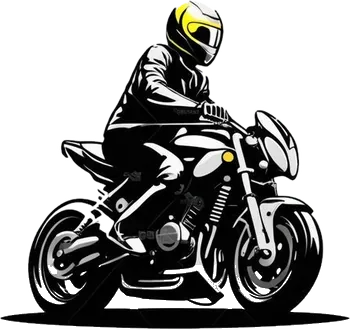
#> input picture img/onb/rider-street.webp, 350 x 330 px, found by its file name
$ python scene_bike.py
#> lines starting #> are read from the running program, lines starting #| are printed output that depends on the picture
# The calls slide's bike is baked into the scene pictures. Rebuild it from the coloured street bike
# (posterised grey, wine kept) and paint it over the old one in every scene. Position comes from tools/onb_scene.py.
import math, numpy as np
from PIL import Image, ImageFilter
def road_y(x): return 318 + math.sin(x / 260) * 16 + math.sin(x / 90) * 4
src = Image.open('img/onb/rider-street.webp').convert('RGBA')
#> src is the input picture: PIL image 350x330 RGBA; mean R, G, B, A 44.3, 44.3, 43.4, 127.6
a = np.asarray(src).astype(np.float32) / 255; rgb, al = a[..., :3], a[..., 3:]
#> after `rgb, al = (a[..., :3], a[..., 3:])`:
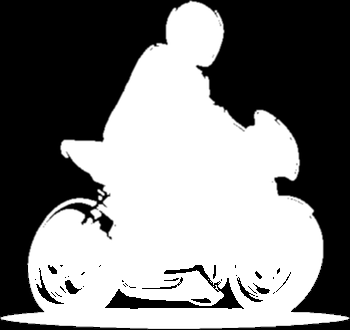
#> al: shape (330, 350, 1) float32; min 0, max 1, mean 0.5
hsv = np.asarray(Image.fromarray((rgb * 255).astype(np.uint8)).convert('HSV')).astype(np.float32) / 255
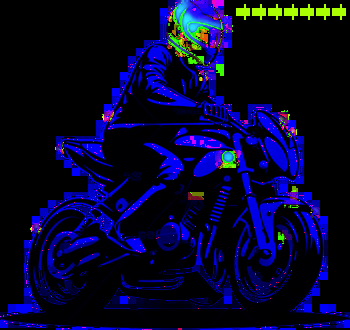
#> hsv: shape (330, 350, 3) float32; mean R, G, B 0.022, 0.0221, 0.174
lum = rgb @ np.array([.299, .587, .114], np.float32)
grey = (np.round(lum * 4) / 4)[..., None].repeat(3, 2)          # posterised like the old mono bike
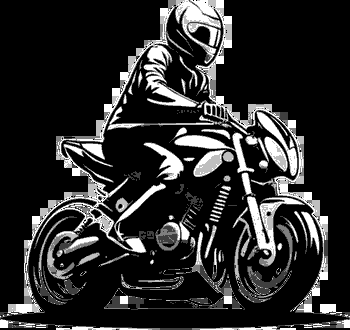
#> grey: shape (330, 350, 3) float32; min 0, max 1, mean 0.17
keep = np.clip((hsv[..., 1] - .2) / .2, 0, 1)[..., None]        # wine stays wine
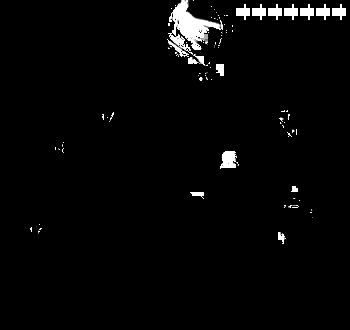
#> keep: shape (330, 350, 1) float32; min 0, max 1, mean 0.0256
mono = Image.fromarray((np.dstack([grey * (1 - keep) + rgb * keep, al]) * 255).astype(np.uint8), 'RGBA')
mono.resize((300, 283), Image.LANCZOS).save('img/onb/rider-mono.webp', quality=86, method=6)
cx = 585; W, H = 140, 132; x0, y0 = cx - W // 2, round(road_y(cx) - H)
bike = mono.resize((W, H), Image.LANCZOS).filter(ImageFilter.GaussianBlur(.5))
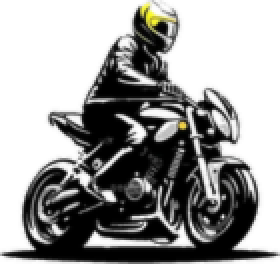
#> bike: PIL image 140x132 RGBA (shown 2 times larger); mean R, G, B, A 35.5, 35.5, 34.7, 127.4; transparent parts drawn white
bike.putalpha(bike.getchannel('A').point(lambda p: int(p * .95)))
for n in ['light', 'dark', 'night']:
    p = f'img/onb/scene-{n}.webp'; sc = Image.open(p).convert('RGBA')
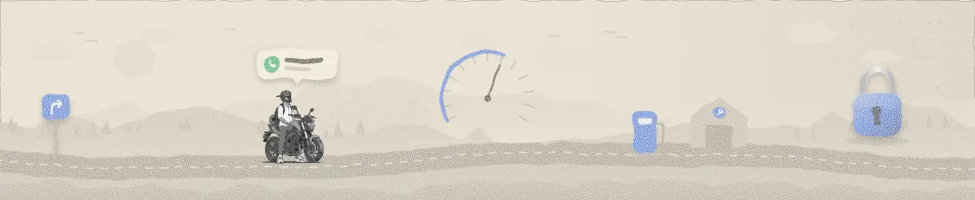
#> input picture img/onb/scene-light.webp, 1950 x 400 px, found by its file name (shown at 1/2 size)
    # cover the old bike's hard ground shadow with plain road from just beside it, feathered at the ends
    band = (x0 - 6, y0 + H - 22, x0 + W + 6, y0 + H + 6)
    patch = sc.crop((band[0] + 170, band[1], band[2] + 170, band[3]))
    m = Image.new('L', patch.size, 255).filter(ImageFilter.GaussianBlur(0))
#> m: PIL image 152x28 L; every value is 255
    import numpy as _np
    mm = _np.ones(patch.size[::-1], _np.float32); ramp = _np.clip(_np.arange(patch.size[0]) / 10, 0, 1); mm *= _np.minimum(ramp, ramp[::-1])[None, :]
#> after `ramp = _np.clip(_np.arange(patch.size[0]) / 10, 0, 1)`: ramp = 152 values from 0 to 1
    sc.paste(patch, band[:2], Image.fromarray((mm * 255).astype(_np.uint8), 'L'))
    sc.alpha_composite(bike, (x0, y0)); sc.convert('RGB').save(p, quality=62, method=6); print('painted', p)
#> after `sc.alpha_composite(bike, (x0, y0))`:
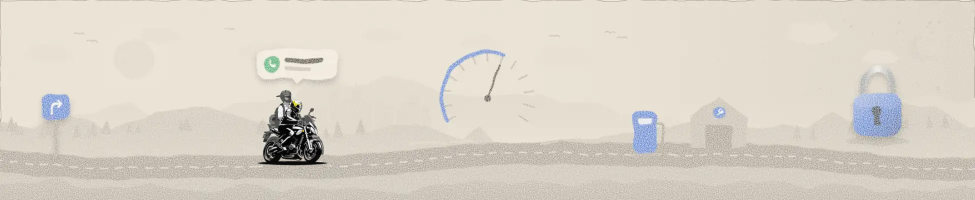
#> saved as scene-light.webp: PIL image 1950x400 RGB (shown at 1/2 size); mean R, G, B 218.3, 212.1, 200.5
#| painted img/onb/scene-light.webp
#> pass 2 of the loop `for n in ['light', 'dark', 'night']:`:
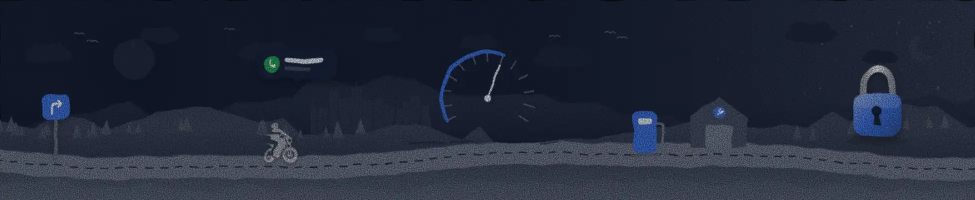
#> input picture img/onb/scene-dark.webp, 1950 x 400 px, found by its file name (shown at 1/2 size)
#> `patch = sc.crop((band[0] + 170, band[1], band[2] + 170, band[3]))`:
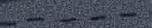
#> patch: PIL image 152x28 RGBA; mean R, G, B, A 71, 76.5, 90.6, 255
#> `sc.alpha_composite(bike, (x0, y0))`:
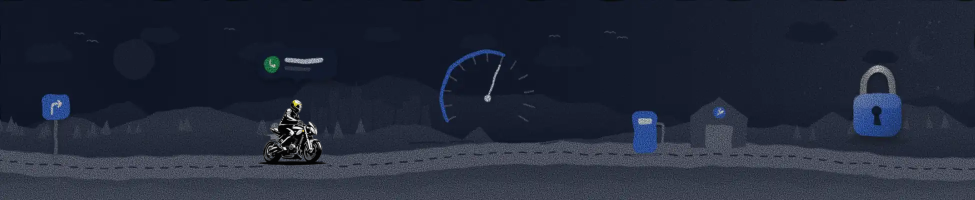
#> saved as scene-dark.webp: PIL image 1950x400 RGB (shown at 1/2 size); mean R, G, B 35, 41.7, 57.9
#| painted img/onb/scene-dark.webp
#> (the run stopped early here; a loop or call above may not have finished)
